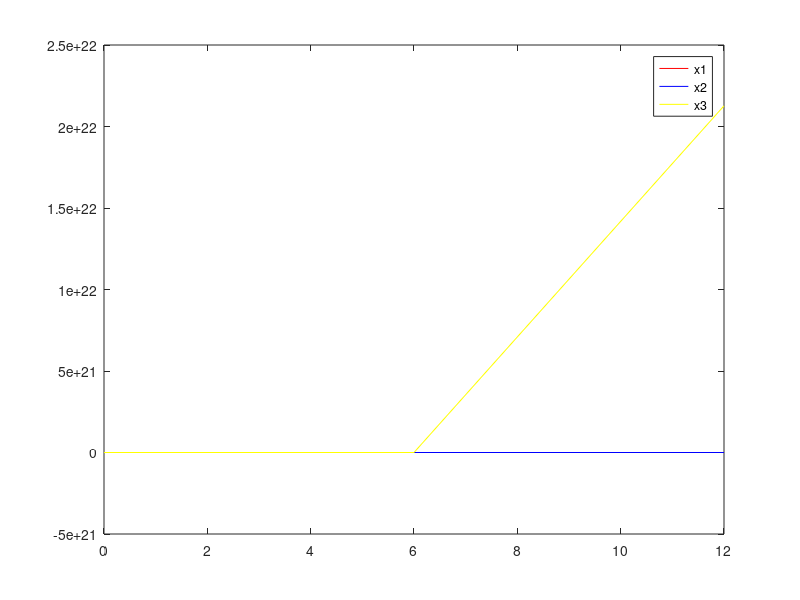

Write the MATLAB code that produced this figure.
% ================ Programa hecho en GNU Octave 5.2.0 ====================
% *********** 3er Examen Parcial Metodos Numericos - FIUNA ***************
% ************ Alumno: Caleb Trepowski Castillo - CI: 4635928 ************
% ******************************** Tema 1 ********************************

a = 0;
b = 12;

N = 2; %cantidad de subintervalos
h = (b-a)/N;

t = a:h:b;

% dF = [x'1 ; x'2 ; x'3]
dF = @(t,X) [sin(X(2))*X(3)*t ; X(1)*cos(X(3))*t ; 3*X(1)*X(2)*t ];
% X = [ x1(t) ; x2(t) ; x3(t) ]
X = zeros(3,N+1);
X(:,1) = [2 0 1]';

for k = 1:N
	f1 = dF(t(k), X(:,k));
	f2 = dF(t(k) + (h/2), X(:,k) + (h/2)*f1);
	f3 = dF(t(k) + (h/2), X(:,k) + (h/2)*f2);
	f4 = dF(t(k) + h, X(:,k) + h*f3);
	
	X(:,k+1) = X(:,k) + (h/6)*(f1 + 2*f2 + 2*f3 + f4);
end

disp('Los valores sucesivos de la solucion son:')
disp(X)
hold off
plot(t,X(1,:),'r')
hold on
plot(t,X(2,:),'b')
plot(t,X(3,:),'y')
legend('x1','x2','x3')